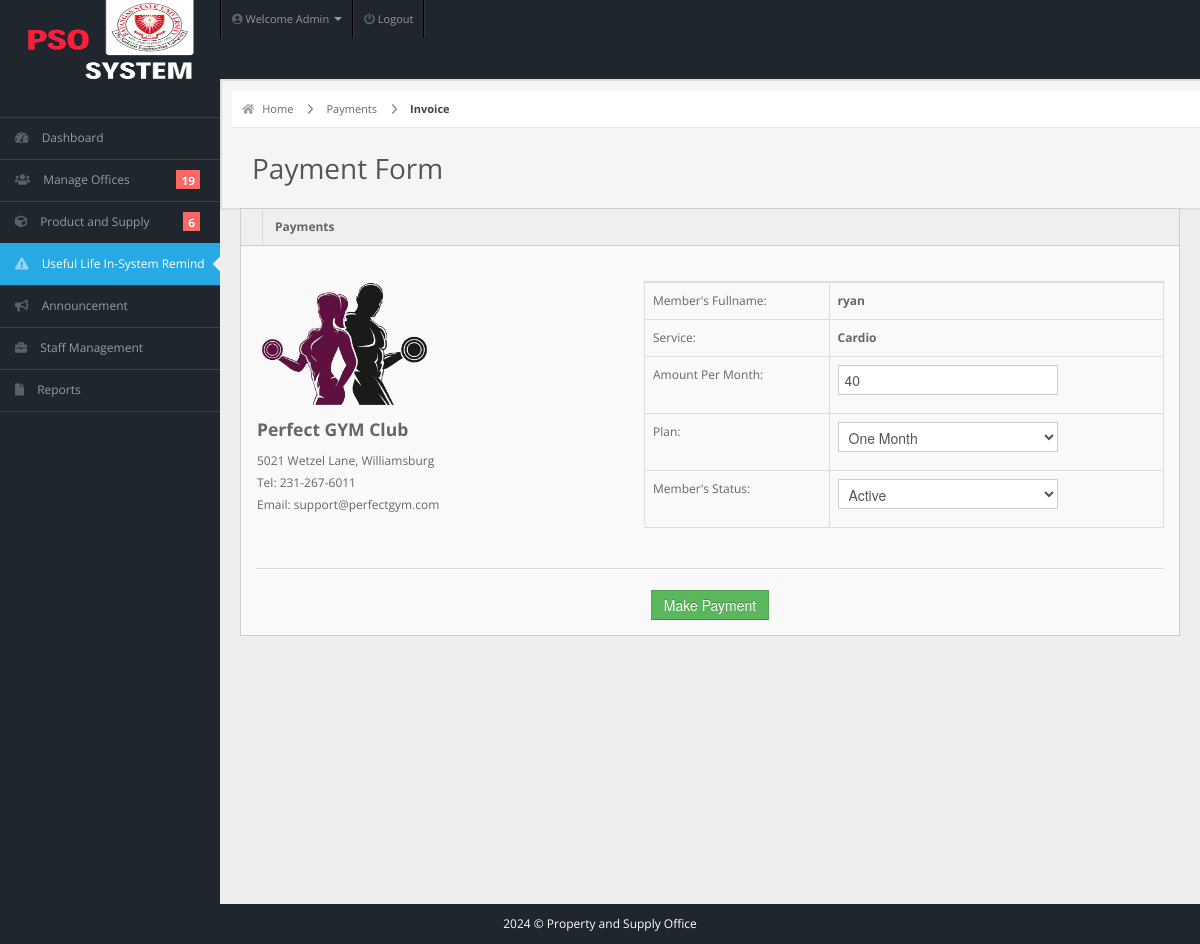
Before: /admin/user-payment.php?id=30 (signed in) with the older database file.
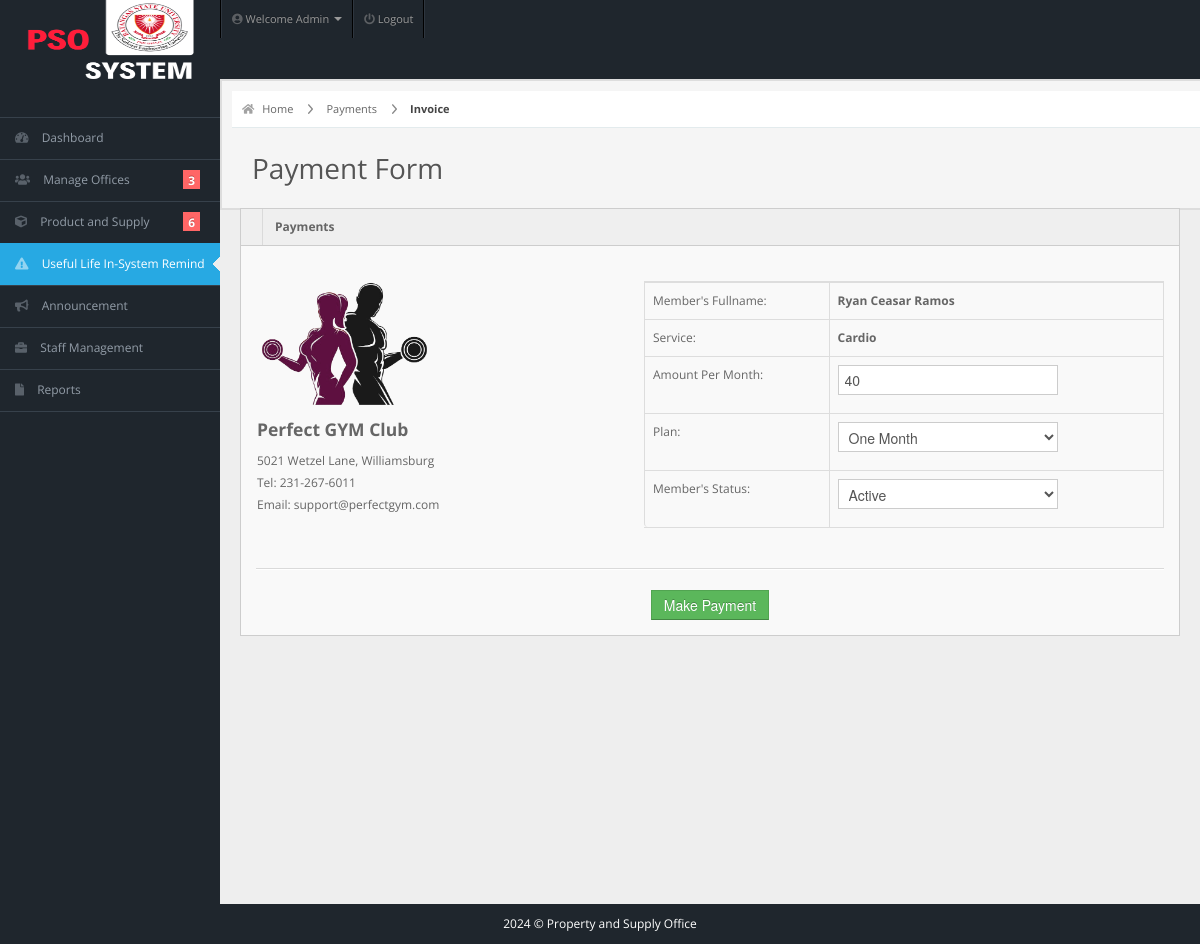
After: the same page with the newer database file.
### tables this page shows
CREATE TABLE IF NOT EXISTS `members` (
  `user_id` int NOT NULL AUTO_INCREMENT,
  `fullname` varchar(20) NOT NULL,
  `username` varchar(20) NOT NULL,
  `email` varchar(255) NOT NULL,
  `password` varchar(100) NOT NULL,
  `gender` varchar(20) NOT NULL,
  `dor` date NOT NULL,
  `profile_picture` varchar(255) DEFAULT NULL,
  `services` varchar(50) NOT NULL,
  `amount` int NOT NULL,
  `paid_date` date NOT NULL,
  `p_year` int NOT NULL,
  `plan` varchar(100) NOT NULL,
  `address` varchar(20) NOT NULL,
  `contact` varchar(10) NOT NULL,
  `status` varchar(20) NOT NULL DEFAULT 'Active',
  `attendance_count` int NOT NULL,
  `ini_weight` int NOT NULL DEFAULT '0',
  `curr_weight` int NOT NULL DEFAULT '0',
  `ini_bodytype` varchar(50) NOT NULL,
  `curr_bodytype` varchar(50) NOT NULL,
  `progress_date` date NOT NULL,
  `reminder` int NOT NULL DEFAULT '0',
  PRIMARY KEY (`user_id`)
);

### admin/user-payment.php (the view, shortened to what the changed rows need)
<!DOCTYPE html>
<html lang="en">
<head>
  <link rel="stylesheet" href="../css/bootstrap.min.css" />
  <link rel="stylesheet" href="../css/bootstrap-responsive.min.css" />
  <link rel="stylesheet" href="../css/fullcalendar.css" />
  <link rel="stylesheet" href="../css/matrix-style.css" />
  <link rel="stylesheet" href="../css/matrix-media.css" />
  <link href="../font-awesome/css/fontawesome.css" rel="stylesheet" />
  <link href="../font-awesome/css/all.css" rel="stylesheet" />
  <link rel="stylesheet" href="../css/jquery.gritter.css" />
</head>
<body>
  <br><br>
  <?php $page = 'payment';
  include 'includes/sidebar.php' ?>
  <?php
  $id = $_GET['id'];
  $qry = "select * from members where user_id='$id'";
  $result = mysqli_query($conn, $qry);
  while ($row = mysqli_fetch_array($result)) {
  ?>
    <div id="content">
      <div id="content-header">
        <div id="breadcrumb"> <a href="index.php" title="Go to Home" class="tip-bottom"><i class="fas fa-home"></i> Home</a> <a href="payment.php">Payments</a> <a href="#" class="current">Invoice</a> </div>
        <h1>Payment Form</h1>
      </div>
      <div class="container-fluid" style="margin-top:-38px;">
        <div class="row-fluid">
          <div class="span12">
            <div class="widget-box">
              <div class="widget-title"> <span class="icon"> <i class="fas fa-money"></i> </span>
                <h5>Payments</h5>
              </div>
              <div class="widget-content">
                <div class="row-fluid">
                  <div class="span5">
                    <table class="">
                      <tbody>
                        <tr>
                          <td><img src="../img/gym-logo.png" alt="Gym Logo" width="175"></td>
                        </tr>
                        <tr>
                          <td>
                            <h4>Perfect GYM Club</h4>
                          </td>
                        </tr>
                        <tr>
                          <td>5021 Wetzel Lane, Williamsburg</td>
                        </tr>
                        <tr>
                          <td>Tel: 231-267-6011</td>
                        </tr>
                        <tr>
                          <td>Email: support@perfectgym.com</td>
                        </tr>
                      </tbody>
                    </table>
                  </div>
                  <div class="span7">
                    <table class="table table-bordered table-invoice">
                      <tbody>
                        <form action="userpay.php" method="POST">
                          <tr>
                          <tr>
                            <td class="width30">Member's Fullname:</td>
                            <td class="width70"><strong><?php echo $row['fullname']; ?></strong></td>
                          </tr>
                          <tr>
                            <td>Service:</td>
                            <td><strong><?php echo $row['services']; ?></strong></td>
                          </tr>
                          <tr>
                            <td>Amount Per Month:</td>
                            <td><input id="amount" type="number" name="amount" value='<?php if ($row['services'] == 'Fitness') {
                                                                                        echo '55';
                                                                                      } elseif ($row['services'] == 'Sauna') {
                                                                                        echo '35';
                                                                                      } else {
                                                                                        echo '40';
                                                                                      } ?>' /></td>
                          </tr>
                          <td class="width30">Plan:</td>
                          <td class="width70">
                            <div class="controls">
                              <select name="plan" required="required" id="select">
                                <option value="1" selected="selected">One Month</option>
                              </select>
                            </div>
                          </td>
                          <td class="width30">Member's Status:</td>
                          <td class="width70">
                            <div class="controls">
                              <select name="status" required="required" id="select">
                                <option value="Active" selected="selected">Active</option>
                              </select>
                            </div>
                          </td>
                          </tr>
                      </tbody>
                    </table>
                  </div>
                </div>
                <div class="row-fluid">
                  <div class="span12">
                    <hr>
                    <div class="text-center">
                      <button class="btn btn-success" type="SUBMIT" href="">Make Payment</button>
                    </div>
                  </div>
                </div>
              <?php
            }
              ?>
              </div>
            </div>
          </div>
        </div>
      </div>
    </div>
</body>
</html>

### admin/dashboard-usercount.php (shortened to what the changed rows need)
<?php
$servername = "localhost";
$uname = "root";
$pass = "";
$db = "pso_inventory";
$conn = mysqli_connect($servername, $uname, $pass, $db);
$sql = "SELECT * FROM members";
$query = $conn->query($sql);
echo "$query->num_rows";

Changed rows visible on the page:
changed members "Cardio": fullname "ryan" → "Ryan Ceasar Ramos"
Other visible differences:
$query->num_rows: "19" → "3"
